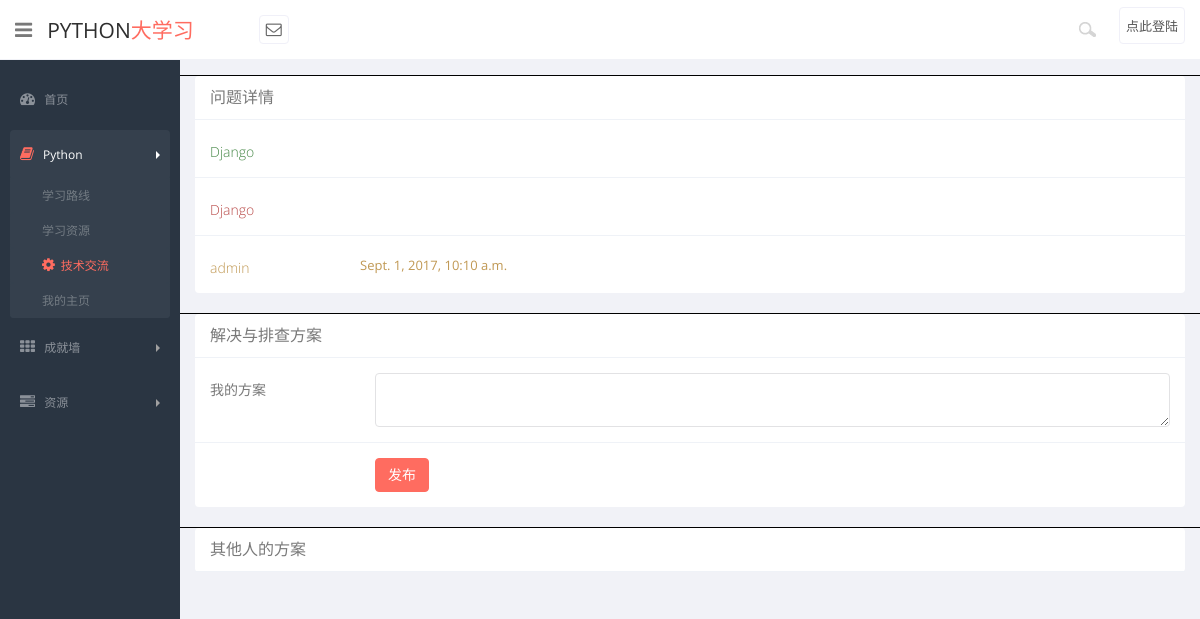
The app's page /pythonnav/2/, older data.
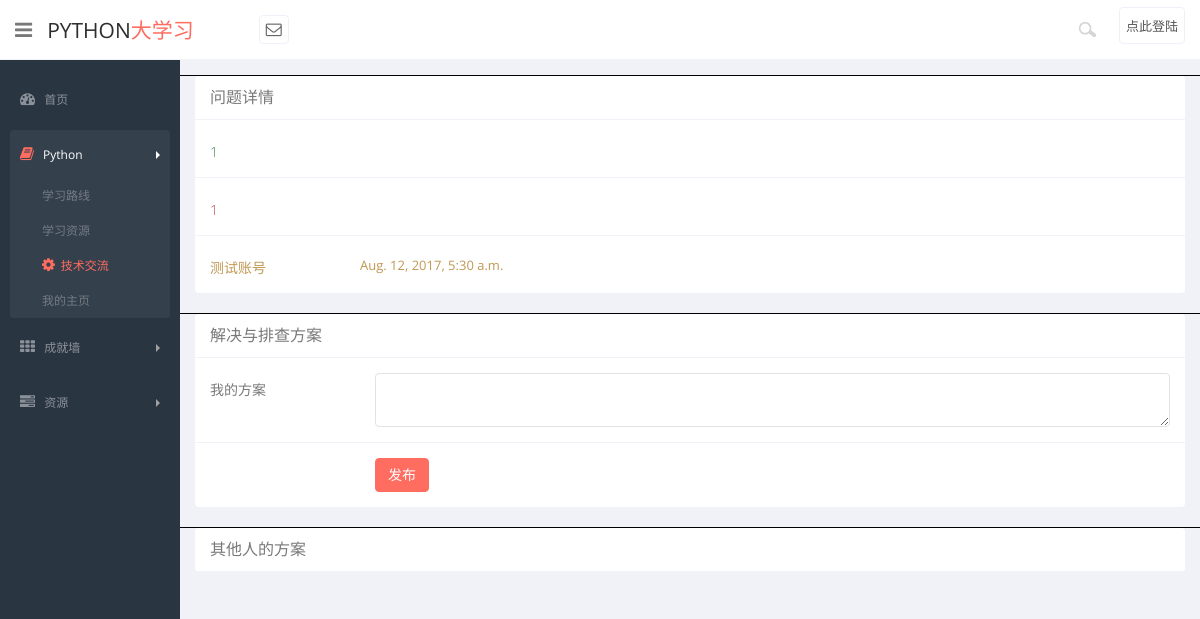
The same page, newer data.
### pythonnav/models.py (models this page shows, shortened)
class QuestionBase(models.Model):
    question_date = models.DateTimeField('发表时间', auto_now=True)
    question_author = models.ForeignKey('auth.User', blank=True, null=True, verbose_name='作者')  # 外键不能直接写别名
    question_text = models.CharField('正文内容', max_length=200)
    class Meta:
        abstract = True

class Question(QuestionBase):
    question_category = models.ForeignKey(QuestionCategory,verbose_name="归属分类")
    question_title = models.CharField('标题', max_length=50)
    question_keywords = models.CharField('关键词',max_length=20)
    class Meta:
        verbose_name = '技术问题'
        verbose_name_plural = '技术问题'

### pythonnav/views.py (the view)
# urls.py: url(r'^(?P<detail_question_id>[0-9]+)/$', views.questioncontents, name='questioncontent'),
def questioncontents(request,detail_question_id):
    question = get_object_or_404(Question, id=detail_question_id)
    questionreplys = ReplyQuestion.objects.filter(question_category=question)
    return render(request,'form_validation.html',{'question':question, 'questionreplys':questionreplys})

### pythonnav/templates/form_validation.html (shortened to what this page needs)
{% extends 'base.html' %}
{% block sidebar %}
      <aside>
          <div id="sidebar"  class="nav-collapse ">
              <ul class="sidebar-menu">
                  <li>
                      <a class="" href="{% url 'pythonnav:index' %}">
                          <i class="icon-dashboard"></i>
                          <span>首页</span>
                      </a>
                  </li>
                  <li class="sub-menu active">
                      <a href="javascript:;" class="">
                          <i class="icon-book"></i>
                          <span>Python</span>
                          <span class="arrow"></span>
                      </a>
                      <ul class="sub active">
                          <li><a class="" href="{% url 'pythonnav:calendar_html' %}">学习路线</a></li>
                          <li><a class="" href="{% url 'pythonnav:buttons_html' %}">学习资源</a></li>
                          <li class="active"><a class="" href="{% url 'pythonnav:blogindex_html' %}"><i class="icon-cog"></i>技术交流</a></li>
                          <li><a href="{% url 'pythonnav:profile_html' %}"></i>我的主页</a></li>
                      </ul>
                  </li>
                  <li class="sub-menu">
                      <a href="javascript:;" class="">
                          <i class="icon-th"></i>
                          <span>成就墙</span>
                          <span class="arrow"></span>
                      </a>
                  </li>
                  <li class="sub-menu">
                      <a href="javascript:;" class="">
                          <i class="icon-tasks"></i>
                          <span>资源</span>
                          <span class="arrow"></span>
                      </a>
                  </li>
              </ul>
          </div>
      </aside>
{% endblock %}
{% block maincontent %}
      <section id="main-content">
          <section class="wrapper">
              <div class="row">
                  <div class="col-lg-12" style="border-top:1px solid #000">
                      <section class="panel">
                          <header class="panel-heading">
                              问题详情
                          </header>
                          <div class="panel-body">
                              <form role="form" class="form-horizontal tasi-form">
                                  <div class="form-group has-success">
                                      <label class="col-lg-2 control-label">{{ question.question_title }}</label>
                                  </div>
                                  <div class="form-group has-error">
                                      <label class="col-lg-2 control-label" >{{ question.question_text }}</label>
                                  </div>
                                  <div class="form-group has-warning">
                                      <label class="col-lg-2 control-label">{{ question.question_author }}</label>
                                      <p class="help-block">{{ question.question_date }}</p>
                                  </div>
                              </form>
                          </div>
                      </section>
                  </div>
              </div>
              <div class="row">
                  <div class="col-lg-12" style="border-top:1px solid #000">
                      <section class="panel">
                          <header class="panel-heading">
                              解决与排查方案
                          </header>
                          <div class="panel-body">
                              <div class=" form">
                                  <form class="cmxform form-horizontal tasi-form" id="commentForm" method="post" action="{% url 'pythonnav:reply_question' %}">
                                      <div class="form-group ">
                                          <label for="ccomment" class="control-label col-lg-2">我的方案</label>
                                          <div class="col-lg-10">
                                              <textarea class="form-control " id="ccomment" name="question_reply_content" required></textarea>
                                          </div>
                                      </div>
                                      <div class="form-group">
                                          <div class="col-lg-offset-2 col-lg-10">
                                              <button class="btn btn-danger" type="submit">发布</button>
                                          </div>
                                      </div>
                                  </form>
                              </div>
                          </div>
                      </section>
                  </div>
              </div>
              <div class="row">
                  <div class="col-lg-12" style="border-top:1px solid #000">
                      <section class="panel">
                          <header class="panel-heading">
                              其他人的方案
                          </header>
                      </section>
                  </div>
              </div>
          </section>
      </section>
{% endblock %}

### pythonnav/templates/base.html (shortened to what this page needs)
<!DOCTYPE html>
<html lang="en">
{% load staticfiles %}
  <head>
    <link href="{% static 'pythonnav/css/bootstrap.min.css' %}" rel="stylesheet">
    <link href="{% static 'pythonnav/css/bootstrap-reset.css' %}"rel="stylesheet">
    <link href="{% static 'pythonnav/assets/fullcalendar/fullcalendar/bootstrap-fullcalendar.css' %}" rel="stylesheet" />
    <link href="{% static 'pythonnav/assets/font-awesome/css/font-awesome.css' %}" rel="stylesheet" />
    <link href="{% static 'pythonnav/assets/jquery-easy-pie-chart/jquery.easy-pie-chart.css' %}" rel="stylesheet" type="text/css" media="screen"/>
    <link rel="stylesheet" href="{% static 'pythonnav/css/owl.carousel.css' %}" type="text/css">
    <link href="{% static 'pythonnav/css/style.css' %}" rel="stylesheet">
    <link href="{% static 'pythonnav/css/style-responsive.css' %}" rel="stylesheet" />
  </head>
  <body>
  <section id="container" class="">
      <header class="header white-bg">
            <div class="sidebar-toggle-box">
                <div data-original-title="隐藏侧边栏" data-placement="right" class="icon-reorder tooltips"></div>
            </div>
            <a href="{% url 'pythonnav:index' %}" class="logo">Python<span>大学习</span></a>
            <div class="nav notify-row" id="top_menu">
                <ul class="nav top-menu">
                    <li id="header_inbox_bar" class="dropdown">
                        <a data-toggle="dropdown" class="dropdown-toggle" href="#">
                            <i class="icon-envelope-alt"></i>
                        </a>
                    </li>
                </ul>
            </div>
            <div class="top-nav ">
                <ul class="nav pull-right top-menu">
                    <li>
                        <input type="text" class="form-control search" placeholder="Search" value="找啥从左边导航栏找">
                    </li>
                    {% if request.user.is_authenticated %}
                        <li class="dropdown">
                            <a data-toggle="dropdown" class="dropdown-toggle" href="#">
                                <span class="username">{{ request.user.username }}</span>
                                <b class="caret"></b>
                            </a>
                            <ul class="dropdown-menu extended logout">
                                <div class="log-arrow-up"></div>
                                <li><a href="{% url 'pythonnav:profile_html' %}"><i class=" icon-suitcase"></i>我的主页</a></li>
                                <li><a href="{% url 'pythonnav:blogindex_html' %}"><i class="icon-cog"></i> 技术交流</a></li>
                                <li><a href={% url 'pythonnav:user_logout' %}><i class="icon-key"></i>退出</a></li>
                            </ul>
                        </li>
                    {% else %}
                        <li class="dropdown">
                            <a class="dropdown-toggle" href="{% url 'pythonnav:SIGN_IN_NOW' %}">
                                <span class="username"> 点此登陆</span>
                            </a>
                        </li>
                    {% endif %}
                </ul>
            </div>
        </header>
{% block sidebar %}{% endblock %}
{% block maincontent %}
{% endblock %}
</section>
  </body>
</html>

Row changes from the older to the newer data that the page shows:
changed Question: question_title "Django" → "1"; question_text "Django" → "1"; question_author "admin" → "测试账号"; question_date "Sept. 1, 2017, 10:10 a.m." → "Aug. 12, 2017, 5:30 a.m."
